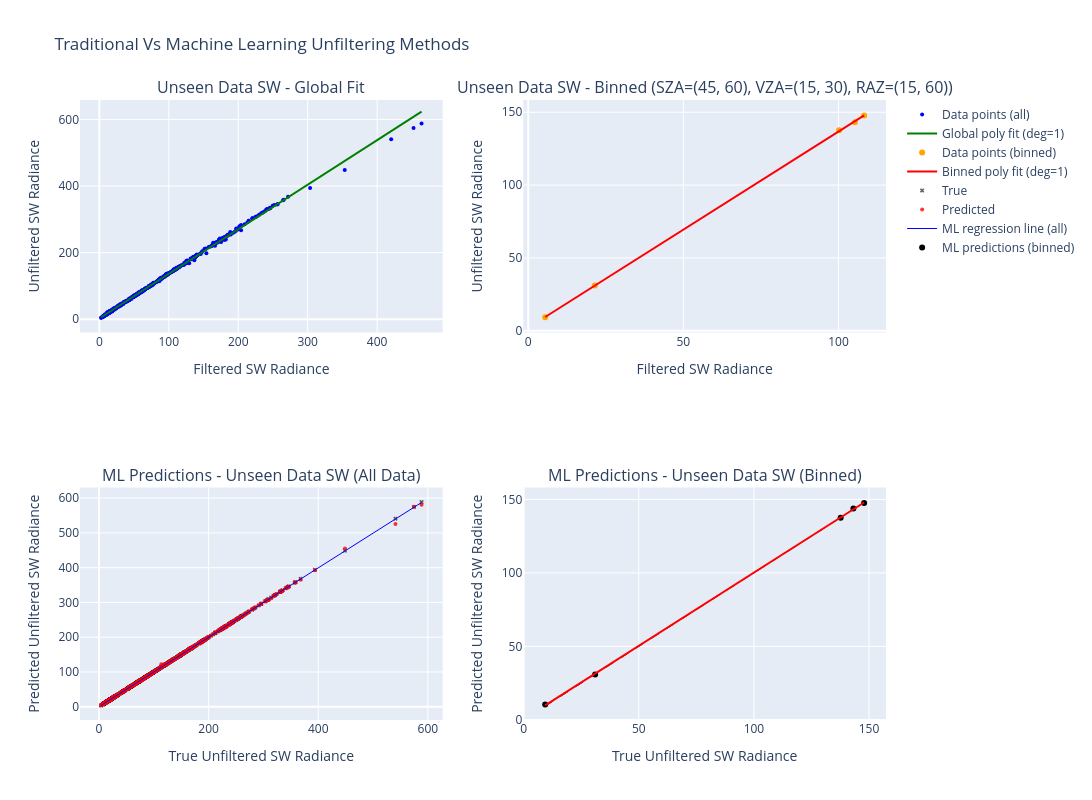

Notebook code for this chart:
### Code cell
compare_global_vs_bin_fit_interactive(
    test_sw_geos_ds,
    scene="Land",
    sza_range=(45,60),
    vza_range=(15,30),
    raz_range=(15,60),
    degree=1,
    ml_model=bm_with_geos["Final_Model"],
    name="Unseen Data SW",
    ml_features=["SZA", 'VZA', 'RAZ', 'Shortwave Filtered Rads (Integrated)'],
    is_sw=True
)

### Figure 1 — Plotly figure (JSON) as saved in the notebook; plotly's stock layout.template omitted (floating-point values rounded to 4 significant figures; data arrays with more than 128 entries replaced by an {"elided": "..."} marker saying what was removed)
{"data": [{"hovertemplate": "Filtered: %{x:.2f}<br>Unfiltered: %{y:.2f}", "marker": {"color": "blue", "opacity": 1.0, "size": 4}, "mode": "markers", "name": "Data points (all)", "showlegend": true, "x": {"elided": "635 float values"}, "y": {"elided": "635 float values"}, "type": "scatter", "xaxis": "x", "yaxis": "y"}, {"line": {"color": "green", "width": 2}, "mode": "lines", "name": "Global poly fit (deg=1)", "showlegend": true, "x": {"elided": "635 float values"}, "y": {"elided": "635 float values"}, "type": "scatter", "xaxis": "x", "yaxis": "y"}, {"hovertemplate": "Filtered: %{x:.2f}<br>Unfiltered: %{y:.2f}", "marker": {"color": "orange", "opacity": 1.0, "size": 6}, "mode": "markers", "name": "Data points (binned)", "showlegend": true, "x": [108.3, 100.2, 105.3, 5.459, 21.45], "y": [147.9, 137.7, 143.2, 9.344, 31.02], "type": "scatter", "xaxis": "x2", "yaxis": "y2"}, {"line": {"color": "red", "width": 2}, "mode": "lines", "name": "Binned poly fit (deg=1)", "showlegend": true, "x": [5.459, 21.45, 100.2, 105.3, 108.3], "y": [9.431, 30.96, 137.0, 143.8, 147.9], "type": "scatter", "xaxis": "x2", "yaxis": "y2"}, {"marker": {"color": "black", "opacity": 0.6, "size": 4, "symbol": "x"}, "mode": "markers", "name": "True", "showlegend": true, "x": {"elided": "635 float values"}, "y": {"elided": "635 float values"}, "type": "scatter", "xaxis": "x3", "yaxis": "y3"}, {"customdata": {"elided": "635 float values"}, "hovertemplate": "True: %{x:.2f}<br>Predicted: %{y:.2f}<br>Error: %{customdata:.2f}", "marker": {"color": "red", "opacity": 0.8, "size": 4, "symbol": "circle"}, "mode": "markers", "name": "Predicted", "showlegend": true, "x": {"elided": "635 float values"}, "y": {"elided": "635 float values"}, "type": "scatter", "xaxis": "x3", "yaxis": "y3"}, {"line": {"color": "blue", "width": 1}, "mode": "lines", "name": "ML regression line (all)", "showlegend": true, "x": {"elided": "635 float values"}, "y": {"elided": "635 float values"}, "type": "scatter", "xaxis": "x3", "yaxis": "y3"}, {"customdata": [-0.2237, -0.2015, 0.666, 1.04, -0.08507], "hovertemplate": "True: %{x:.2f}<br>Predicted: %{y:.2f}<br>Error: %{customdata:.2f}", "marker": {"color": "black", "opacity": 1.0, "size": 6}, "mode": "markers", "name": "ML predictions (binned)", "showlegend": true, "x": [147.9, 137.7, 143.2, 9.344, 31.02], "y": [147.6, 137.5, 143.9, 10.38, 30.94], "type": "scatter", "xaxis": "x4", "yaxis": "y4"}, {"line": {"color": "black", "dash": "dash", "width": 1}, "mode": "lines", "name": "Perfect prediction", "showlegend": false, "x": [9.344, 147.9], "y": [9.344, 147.9], "type": "scatter", "xaxis": "x4", "yaxis": "y4"}, {"line": {"color": "red", "width": 2}, "mode": "lines", "name": "ML regression line (binned)", "showlegend": false, "x": [9.344, 31.02, 137.7, 143.2, 147.9], "y": [9.908, 31.5, 137.7, 143.3, 147.9], "type": "scatter", "xaxis": "x4", "yaxis": "y4"}], "layout": {"xaxis": {"anchor": "y", "domain": [0.0, 0.45], "title": {"text": "Filtered SW Radiance"}}, "yaxis": {"anchor": "x", "domain": [0.625, 1.0], "title": {"text": "Unfiltered SW Radiance"}}, "xaxis2": {"anchor": "y2", "domain": [0.55, 1.0], "title": {"text": "Filtered SW Radiance"}}, "yaxis2": {"anchor": "x2", "domain": [0.625, 1.0], "title": {"text": "Unfiltered SW Radiance"}}, "xaxis3": {"anchor": "y3", "domain": [0.0, 0.45], "title": {"text": "True Unfiltered SW Radiance"}}, "yaxis3": {"anchor": "x3", "domain": [0.0, 0.375], "title": {"text": "Predicted Unfiltered SW Radiance"}}, "xaxis4": {"anchor": "y4", "domain": [0.55, 1.0], "title": {"text": "True Unfiltered SW Radiance"}}, "yaxis4": {"anchor": "x4", "domain": [0.0, 0.375], "title": {"text": "Predicted Unfiltered SW Radiance"}}, "annotations": [{"font": {"size": 16}, "showarrow": false, "text": "Unseen Data SW - Global Fit", "x": 0.225, "xanchor": "center", "xref": "paper", "y": 1.0, "yanchor": "bottom", "yref": "paper"}, {"font": {"size": 16}, "showarrow": false, "text": "Unseen Data SW - Binned (SZA=(45, 60), VZA=(15, 30), RAZ=(15, 60))", "x": 0.775, "xanchor": "center", "xref": "paper", "y": 1.0, "yanchor": "bottom", "yref": "paper"}, {"font": {"size": 16}, "showarrow": false, "text": "ML Predictions - Unseen Data SW (All Data)", "x": 0.225, "xanchor": "center", "xref": "paper", "y": 0.375, "yanchor": "bottom", "yref": "paper"}, {"font": {"size": 16}, "showarrow": false, "text": "ML Predictions - Unseen Data SW (Binned)", "x": 0.775, "xanchor": "center", "xref": "paper", "y": 0.375, "yanchor": "bottom", "yref": "paper"}], "title": {"text": "Traditional Vs Machine Learning Unfiltering Methods"}, "height": 800, "width": 1400, "showlegend": true}}
